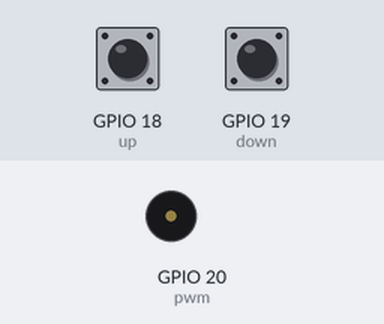
Recording of a program running on a simulated Raspberry Pi (BCM pin numbers). Shown: buzzer (waves = sounding). Inputs (shaded band) come from the test bench; at power-on: GPIO 18 (up) LOW, GPIO 19 (down) LOW.

Above: at 1.2 s.
1.3 s: GPIO 18 (up) pulled HIGH for 0.15 s
At 1.4 s:
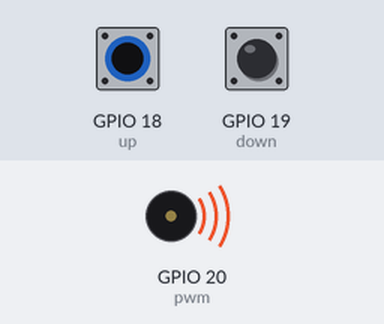
3.0 s: GPIO 18 (up) pulled HIGH for 3.2 s
At 6.7 s:
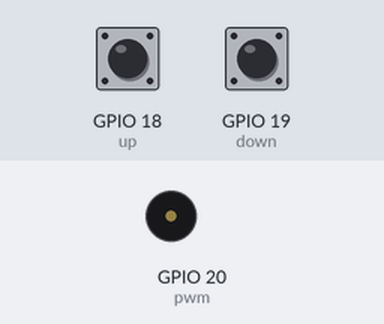
7.7 s: GPIO 19 (down) pulled HIGH for 3.2 s
At 9.1 s:
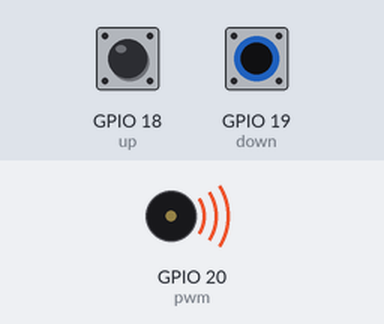
Timing chart, 0 to 12.4 s (numbered marks = the images above; inputs shaded):
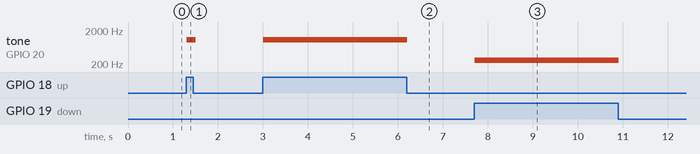

Measured:
- after the input at 1.3 s, tone on GPIO 20 (pwm): silent → 1046 Hz at once, → silent 0.20 s later
- after the input at 3.0 s, tone on GPIO 20 (pwm): silent → 1046 Hz at once, → silent 3.2 s later
- after the input at 7.7 s, tone on GPIO 20 (pwm): silent → 261 Hz at once, → silent 3.2 s later

The program:

button_piezo.py
```python
#!/usr/bin/env python3

import RPi.GPIO as GPIO
from time import sleep

GPIO.setmode(GPIO.BCM)
GPIO.setup(20, GPIO.OUT)

up = 18
down = 19

GPIO.setup(up, GPIO.IN)
GPIO.setup(down, GPIO.IN)

pwm = GPIO.PWM(20,10)

def buzz(freq,length):
        if not freq:
                pwm.ChangeDutyCycle(0)
        else:
                pwm.ChangeFrequency(freq)
                pwm.ChangeDutyCycle(50)
        sleep(length)
        pwm.ChangeDutyCycle(0)

pwm.start(0)

try:
    while True:
        if GPIO.input(up) or GPIO.input(down):
            if GPIO.input(up):
                while GPIO.input(up):
                    buzz(1046.50,0.1)
            if GPIO.input(down):
                while GPIO.input(down):
                    buzz(261.626,0.1)
        sleep(0.1)
except:
    GPIO.cleanup()
```
